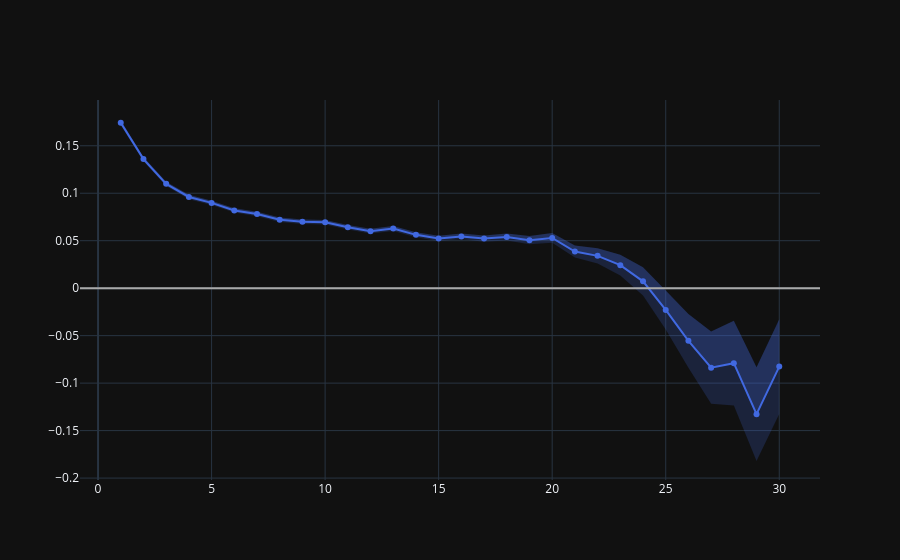

Notebook code for this chart:
### Code cell
new_fig.add_trace(
    go.Scatter(
        x=df_['sample_delta'].values,
        y=df_['Δ Hxy'].values,
        mode='markers+lines',
        name='Δ Hxy',
        legendgroup='Δ Hxy',
        showlegend=False,
        line=dict(color=line_color_code)
    )
)

# upper bounds for ribbon
new_fig.add_trace(
    go.Scatter(
        x=df_['sample_delta'].values,
        y=df_['Δ Hxy'].values + (2*df_['SE'].values),
        mode='lines',
        line=dict(color=line_color_code,width=0),
        name='Δ Hxy'+'_upper_bound',
        showlegend=False,
        legendgroup='Δ Hxy',
        fill='tonexty',
        fillcolor=ribbon_color_code,
    ), 
    # row=row, col=col
)

# lower bounds for ribbon
new_fig.add_trace(
    go.Scatter(
        x=df_['sample_delta'].values,
        y=df_['Δ Hxy'].values - (2*df_['SE'].values),
        mode='lines',
        line=dict(color=line_color_code,width=0),
        name='Δ Hxy'+'_lower_bound',
        showlegend=False,
        legendgroup='Δ Hxy',
        fill='tonexty',
        fillcolor=ribbon_color_code,
    ), 
    # row=row, col=col
)

new_fig.add_hline(y=0,line_color='darkgray',line_width=2)

### Figure 1 — Plotly figure (JSON) as saved in the notebook; plotly's stock layout.template omitted (floating-point values rounded to 4 significant figures)
{"data": [{"legendgroup": "Δ Hxy", "line": {"color": "rgba(65, 105, 225, 1.0)"}, "mode": "markers+lines", "name": "Δ Hxy", "showlegend": false, "x": [1, 2, 3, 4, 5, 6, 7, 8, 9, 10, 11, 12, 13, 14, 15, 16, 17, 18, 19, 20, 21, 22, 23, 24, 25, 26, 27, 28, 29, 30], "y": [0.1742, 0.1359, 0.1099, 0.09605, 0.08981, 0.0819, 0.07809, 0.07207, 0.07004, 0.06946, 0.06412, 0.05995, 0.06277, 0.05617, 0.05243, 0.05454, 0.05225, 0.05383, 0.05057, 0.05291, 0.0386, 0.03406, 0.02427, 0.0072, -0.02296, -0.05544, -0.08369, -0.07896, -0.1327, -0.08261], "type": "scatter"}, {"fill": "tonexty", "fillcolor": "rgba(65, 105, 225, 0.2)", "legendgroup": "Δ Hxy", "line": {"color": "rgba(65, 105, 225, 1.0)", "width": 0}, "mode": "lines", "name": "Δ Hxy_upper_bound", "showlegend": false, "x": [1, 2, 3, 4, 5, 6, 7, 8, 9, 10, 11, 12, 13, 14, 15, 16, 17, 18, 19, 20, 21, 22, 23, 24, 25, 26, 27, 28, 29, 30], "y": [0.1768, 0.1383, 0.1122, 0.09831, 0.09211, 0.08412, 0.0804, 0.07436, 0.07241, 0.07184, 0.06655, 0.06246, 0.0654, 0.05881, 0.05528, 0.05752, 0.05553, 0.05746, 0.05482, 0.05801, 0.04489, 0.04207, 0.03514, 0.02209, -0.002373, -0.02714, -0.04574, -0.03429, -0.0833, -0.03274], "type": "scatter"}, {"fill": "tonexty", "fillcolor": "rgba(65, 105, 225, 0.2)", "legendgroup": "Δ Hxy", "line": {"color": "rgba(65, 105, 225, 1.0)", "width": 0}, "mode": "lines", "name": "Δ Hxy_lower_bound", "showlegend": false, "x": [1, 2, 3, 4, 5, 6, 7, 8, 9, 10, 11, 12, 13, 14, 15, 16, 17, 18, 19, 20, 21, 22, 23, 24, 25, 26, 27, 28, 29, 30], "y": [0.1717, 0.1336, 0.1076, 0.09378, 0.08752, 0.07967, 0.07578, 0.06978, 0.06767, 0.06708, 0.0617, 0.05745, 0.06015, 0.05353, 0.04957, 0.05157, 0.04897, 0.0502, 0.04632, 0.04781, 0.03232, 0.02605, 0.0134, -0.007689, -0.04355, -0.08374, -0.1216, -0.1236, -0.182, -0.1325], "type": "scatter"}], "layout": {"shapes": [{"line": {"color": "darkgray", "width": 2}, "type": "line", "x0": 0, "x1": 1, "xref": "x domain", "y0": 0, "y1": 0, "yref": "y"}]}}
